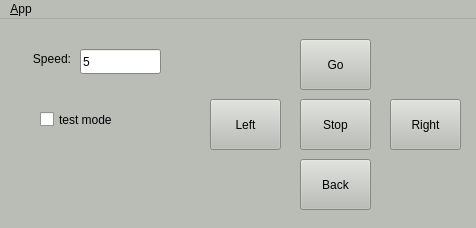
<?xml version="1.0" encoding="UTF-8"?>
<ui version="4.0">
 <class>MainWindowDesign</class>
 <widget class="QMainWindow" name="MainWindowDesign">
  <property name="geometry">
   <rect>
    <x>0</x>
    <y>0</y>
    <width>476</width>
    <height>228</height>
   </rect>
  </property>
  <property name="palette">
   <palette>
    <active>
     <colorrole role="WindowText">
      <brush brushstyle="SolidPattern">
       <color alpha="255">
        <red>0</red>
        <green>0</green>
        <blue>0</blue>
       </color>
      </brush>
     </colorrole>
     <colorrole role="Button">
      <brush brushstyle="SolidPattern">
       <color alpha="255">
        <red>186</red>
        <green>189</green>
        <blue>182</blue>
       </color>
      </brush>
     </colorrole>
     <colorrole role="Light">
      <brush brushstyle="SolidPattern">
       <color alpha="255">
        <red>255</red>
        <green>255</green>
        <blue>255</blue>
       </color>
      </brush>
     </colorrole>
     <colorrole role="Midlight">
      <brush brushstyle="SolidPattern">
       <color alpha="255">
        <red>220</red>
        <green>222</green>
        <blue>218</blue>
       </color>
      </brush>
     </colorrole>
     <colorrole role="Dark">
      <brush brushstyle="SolidPattern">
       <color alpha="255">
        <red>93</red>
        <green>94</green>
        <blue>91</blue>
       </color>
      </brush>
     </colorrole>
     <colorrole role="Mid">
      <brush brushstyle="SolidPattern">
       <color alpha="255">
        <red>124</red>
        <green>126</green>
        <blue>121</blue>
       </color>
      </brush>
     </colorrole>
     <colorrole role="Text">
      <brush brushstyle="SolidPattern">
       <color alpha="255">
        <red>0</red>
        <green>0</green>
        <blue>0</blue>
       </color>
      </brush>
     </colorrole>
     <colorrole role="BrightText">
      <brush brushstyle="SolidPattern">
       <color alpha="255">
        <red>255</red>
        <green>255</green>
        <blue>255</blue>
       </color>
      </brush>
     </colorrole>
     <colorrole role="ButtonText">
      <brush brushstyle="SolidPattern">
       <color alpha="255">
        <red>0</red>
        <green>0</green>
        <blue>0</blue>
       </color>
      </brush>
     </colorrole>
     <colorrole role="Base">
      <brush brushstyle="SolidPattern">
       <color alpha="255">
        <red>255</red>
        <green>255</green>
        <blue>255</blue>
       </color>
      </brush>
     </colorrole>
     <colorrole role="Window">
      <brush brushstyle="SolidPattern">
       <color alpha="255">
        <red>186</red>
        <green>189</green>
        <blue>182</blue>
       </color>
      </brush>
     </colorrole>
     <colorrole role="Shadow">
      <brush brushstyle="SolidPattern">
       <color alpha="255">
        <red>0</red>
        <green>0</green>
        <blue>0</blue>
       </color>
      </brush>
     </colorrole>
     <colorrole role="AlternateBase">
      <brush brushstyle="SolidPattern">
       <color alpha="255">
        <red>220</red>
        <green>222</green>
        <blue>218</blue>
       </color>
      </brush>
     </colorrole>
     <colorrole role="ToolTipBase">
      <brush brushstyle="SolidPattern">
       <color alpha="255">
        <red>255</red>
        <green>255</green>
        <blue>220</blue>
       </color>
      </brush>
     </colorrole>
     <colorrole role="ToolTipText">
      <brush brushstyle="SolidPattern">
       <color alpha="255">
        <red>0</red>
        <green>0</green>
        <blue>0</blue>
       </color>
      </brush>
     </colorrole>
    </active>
    <inactive>
     <colorrole role="WindowText">
      <brush brushstyle="SolidPattern">
       <color alpha="255">
        <red>0</red>
        <green>0</green>
        <blue>0</blue>
       </color>
      </brush>
     </colorrole>
     <colorrole role="Button">
      <brush brushstyle="SolidPattern">
       <color alpha="255">
        <red>186</red>
        <green>189</green>
        <blue>182</blue>
       </color>
      </brush>
     </colorrole>
     <colorrole role="Light">
      <brush brushstyle="SolidPattern">
       <color alpha="255">
        <red>255</red>
        <green>255</green>
        <blue>255</blue>
       </color>
      </brush>
     </colorrole>
     <colorrole role="Midlight">
      <brush brushstyle="SolidPattern">
       <color alpha="255">
        <red>220</red>
        <green>222</green>
        <blue>218</blue>
       </color>
      </brush>
     </colorrole>
     <colorrole role="Dark">
      <brush brushstyle="SolidPattern">
       <color alpha="255">
        <red>93</red>
        <green>94</green>
        <blue>91</blue>
       </color>
      </brush>
     </colorrole>
     <colorrole role="Mid">
      <brush brushstyle="SolidPattern">
       <color alpha="255">
        <red>124</red>
        <green>126</green>
        <blue>121</blue>
       </color>
      </brush>
     </colorrole>
     <colorrole role="Text">
      <brush brushstyle="SolidPattern">
       <color alpha="255">
        <red>0</red>
        <green>0</green>
        <blue>0</blue>
       </color>
      </brush>
     </colorrole>
     <colorrole role="BrightText">
      <brush brushstyle="SolidPattern">
       <color alpha="255">
        <red>255</red>
        <green>255</green>
        <blue>255</blue>
       </color>
      </brush>
     </colorrole>
     <colorrole role="ButtonText">
      <brush brushstyle="SolidPattern">
       <color alpha="255">
        <red>0</red>
        <green>0</green>
        <blue>0</blue>
       </color>
      </brush>
     </colorrole>
     <colorrole role="Base">
      <brush brushstyle="SolidPattern">
       <color alpha="255">
        <red>255</red>
        <green>255</green>
        <blue>255</blue>
       </color>
      </brush>
     </colorrole>
     <colorrole role="Window">
      <brush brushstyle="SolidPattern">
       <color alpha="255">
        <red>186</red>
        <green>189</green>
        <blue>182</blue>
       </color>
      </brush>
     </colorrole>
     <colorrole role="Shadow">
      <brush brushstyle="SolidPattern">
       <color alpha="255">
        <red>0</red>
        <green>0</green>
        <blue>0</blue>
       </color>
      </brush>
     </colorrole>
     <colorrole role="AlternateBase">
      <brush brushstyle="SolidPattern">
       <color alpha="255">
        <red>220</red>
        <green>222</green>
        <blue>218</blue>
       </color>
      </brush>
     </colorrole>
     <colorrole role="ToolTipBase">
      <brush brushstyle="SolidPattern">
       <color alpha="255">
        <red>255</red>
        <green>255</green>
        <blue>220</blue>
       </color>
      </brush>
     </colorrole>
     <colorrole role="ToolTipText">
      <brush brushstyle="SolidPattern">
       <color alpha="255">
        <red>0</red>
        <green>0</green>
        <blue>0</blue>
       </color>
      </brush>
     </colorrole>
    </inactive>
    <disabled>
     <colorrole role="WindowText">
      <brush brushstyle="SolidPattern">
       <color alpha="255">
        <red>93</red>
        <green>94</green>
        <blue>91</blue>
       </color>
      </brush>
     </colorrole>
     <colorrole role="Button">
      <brush brushstyle="SolidPattern">
       <color alpha="255">
        <red>186</red>
        <green>189</green>
        <blue>182</blue>
       </color>
      </brush>
     </colorrole>
     <colorrole role="Light">
      <brush brushstyle="SolidPattern">
       <color alpha="255">
        <red>255</red>
        <green>255</green>
        <blue>255</blue>
       </color>
      </brush>
     </colorrole>
     <colorrole role="Midlight">
      <brush brushstyle="SolidPattern">
       <color alpha="255">
        <red>220</red>
        <green>222</green>
        <blue>218</blue>
       </color>
      </brush>
     </colorrole>
     <colorrole role="Dark">
      <brush brushstyle="SolidPattern">
       <color alpha="255">
        <red>93</red>
        <green>94</green>
        <blue>91</blue>
       </color>
      </brush>
     </colorrole>
     <colorrole role="Mid">
      <brush brushstyle="SolidPattern">
       <color alpha="255">
        <red>124</red>
        <green>126</green>
        <blue>121</blue>
       </color>
      </brush>
     </colorrole>
     <colorrole role="Text">
      <brush brushstyle="SolidPattern">
       <color alpha="255">
        <red>93</red>
        <green>94</green>
        <blue>91</blue>
       </color>
      </brush>
     </colorrole>
     <colorrole role="BrightText">
      <brush brushstyle="SolidPattern">
       <color alpha="255">
        <red>255</red>
        <green>255</green>
        <blue>255</blue>
       </color>
      </brush>
     </colorrole>
     <colorrole role="ButtonText">
      <brush brushstyle="SolidPattern">
       <color alpha="255">
        <red>93</red>
        <green>94</green>
        <blue>91</blue>
       </color>
      </brush>
     </colorrole>
     <colorrole role="Base">
      <brush brushstyle="SolidPattern">
       <color alpha="255">
        <red>186</red>
        <green>189</green>
        <blue>182</blue>
       </color>
      </brush>
     </colorrole>
     <colorrole role="Window">
      <brush brushstyle="SolidPattern">
       <color alpha="255">
        <red>186</red>
        <green>189</green>
        <blue>182</blue>
       </color>
      </brush>
     </colorrole>
     <colorrole role="Shadow">
      <brush brushstyle="SolidPattern">
       <color alpha="255">
        <red>0</red>
        <green>0</green>
        <blue>0</blue>
       </color>
      </brush>
     </colorrole>
     <colorrole role="AlternateBase">
      <brush brushstyle="SolidPattern">
       <color alpha="255">
        <red>186</red>
        <green>189</green>
        <blue>182</blue>
       </color>
      </brush>
     </colorrole>
     <colorrole role="ToolTipBase">
      <brush brushstyle="SolidPattern">
       <color alpha="255">
        <red>255</red>
        <green>255</green>
        <blue>220</blue>
       </color>
      </brush>
     </colorrole>
     <colorrole role="ToolTipText">
      <brush brushstyle="SolidPattern">
       <color alpha="255">
        <red>0</red>
        <green>0</green>
        <blue>0</blue>
       </color>
      </brush>
     </colorrole>
    </disabled>
   </palette>
  </property>
  <property name="windowTitle">
   <string>QRosApp</string>
  </property>
  <property name="windowIcon">
   <iconset resource="../resources/images.qrc">
    <normaloff>:/images/microcontroller-icon-1.jpg</normaloff>:/images/microcontroller-icon-1.jpg</iconset>
  </property>
  <property name="locale">
   <locale language="English" country="Australia"/>
  </property>
  <property name="toolButtonStyle">
   <enum>Qt::ToolButtonFollowStyle</enum>
  </property>
  <property name="tabShape">
   <enum>QTabWidget::Rounded</enum>
  </property>
  <property name="dockOptions">
   <set>QMainWindow::AllowTabbedDocks|QMainWindow::AnimatedDocks</set>
  </property>
  <property name="unifiedTitleAndToolBarOnMac">
   <bool>false</bool>
  </property>
  <widget class="QWidget" name="centralwidget">
   <widget class="QPushButton" name="pb_stop">
    <property name="geometry">
     <rect>
      <x>300</x>
      <y>80</y>
      <width>71</width>
      <height>51</height>
     </rect>
    </property>
    <property name="text">
     <string>Stop</string>
    </property>
   </widget>
   <widget class="QPushButton" name="pb_go">
    <property name="geometry">
     <rect>
      <x>300</x>
      <y>20</y>
      <width>71</width>
      <height>51</height>
     </rect>
    </property>
    <property name="text">
     <string>Go</string>
    </property>
   </widget>
   <widget class="QPushButton" name="pb_back">
    <property name="geometry">
     <rect>
      <x>300</x>
      <y>140</y>
      <width>71</width>
      <height>51</height>
     </rect>
    </property>
    <property name="text">
     <string>Back</string>
    </property>
   </widget>
   <widget class="QPushButton" name="pb_right">
    <property name="geometry">
     <rect>
      <x>390</x>
      <y>80</y>
      <width>71</width>
      <height>51</height>
     </rect>
    </property>
    <property name="text">
     <string>Right</string>
    </property>
   </widget>
   <widget class="QPushButton" name="pb_left">
    <property name="geometry">
     <rect>
      <x>210</x>
      <y>80</y>
      <width>71</width>
      <height>51</height>
     </rect>
    </property>
    <property name="text">
     <string>Left</string>
    </property>
   </widget>
   <widget class="QLineEdit" name="le_speed">
    <property name="geometry">
     <rect>
      <x>80</x>
      <y>30</y>
      <width>81</width>
      <height>25</height>
     </rect>
    </property>
    <property name="text">
     <string>5</string>
    </property>
   </widget>
   <widget class="QLabel" name="label">
    <property name="geometry">
     <rect>
      <x>20</x>
      <y>30</y>
      <width>51</width>
      <height>20</height>
     </rect>
    </property>
    <property name="text">
     <string>Speed:</string>
    </property>
    <property name="alignment">
     <set>Qt::AlignRight|Qt::AlignTrailing|Qt::AlignVCenter</set>
    </property>
   </widget>
   <widget class="QCheckBox" name="cb_mode">
    <property name="geometry">
     <rect>
      <x>40</x>
      <y>80</y>
      <width>111</width>
      <height>41</height>
     </rect>
    </property>
    <property name="text">
     <string>test mode</string>
    </property>
    <property name="checked">
     <bool>false</bool>
    </property>
   </widget>
  </widget>
  <widget class="QMenuBar" name="menubar">
   <property name="geometry">
    <rect>
     <x>0</x>
     <y>0</y>
     <width>476</width>
     <height>22</height>
    </rect>
   </property>
   <widget class="QMenu" name="menu_File">
    <property name="title">
     <string>&amp;App</string>
    </property>
    <addaction name="action_Preferences"/>
    <addaction name="separator"/>
    <addaction name="actionAbout"/>
    <addaction name="actionAbout_Qt"/>
    <addaction name="separator"/>
    <addaction name="action_Quit"/>
   </widget>
   <addaction name="menu_File"/>
  </widget>
  <action name="action_Quit">
   <property name="text">
    <string>&amp;Quit</string>
   </property>
   <property name="shortcut">
    <string>Ctrl+Q</string>
   </property>
   <property name="shortcutContext">
    <enum>Qt::ApplicationShortcut</enum>
   </property>
  </action>
  <action name="action_Preferences">
   <property name="text">
    <string>&amp;Preferences</string>
   </property>
  </action>
  <action name="actionAbout">
   <property name="text">
    <string>&amp;About</string>
   </property>
  </action>
  <action name="actionAbout_Qt">
   <property name="text">
    <string>About &amp;Qt</string>
   </property>
  </action>
 </widget>
 <resources>
  <include location="../resources/images.qrc"/>
 </resources>
 <connections>
  <connection>
   <sender>action_Quit</sender>
   <signal>triggered()</signal>
   <receiver>MainWindowDesign</receiver>
   <slot>close()</slot>
   <hints>
    <hint type="sourcelabel">
     <x>-1</x>
     <y>-1</y>
    </hint>
    <hint type="destinationlabel">
     <x>399</x>
     <y>299</y>
    </hint>
   </hints>
  </connection>
 </connections>
</ui>
